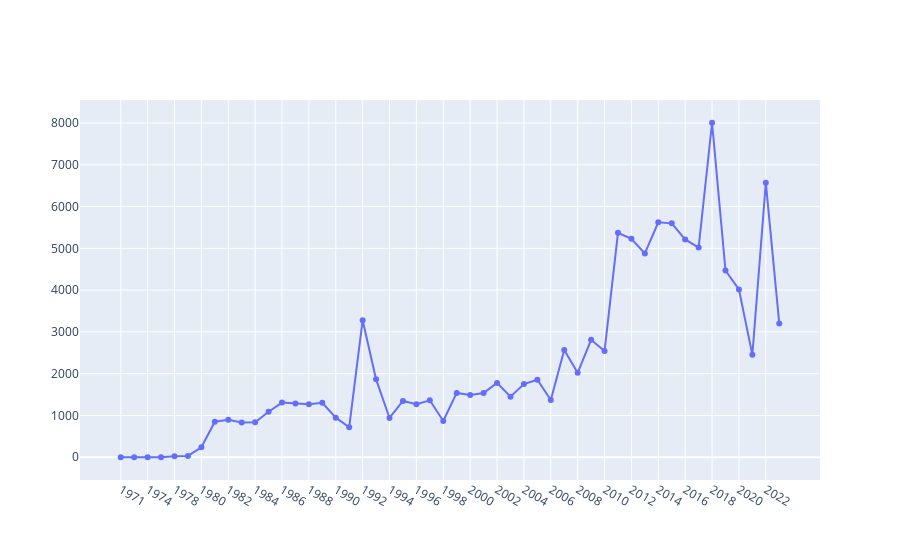

Notebook code cell kept with this figure:
### Code cell
fig = go.Figure()
fig.add_trace(
    go.Scatter(
        x = oui['ano_saida'],
        y = oui['status'],
        mode='lines+markers'
    )
)

### Figure 1 — Plotly figure (JSON) as saved in the notebook; plotly's stock layout.template omitted (floating-point values rounded to 4 significant figures)
{"data": [{"mode": "lines+markers", "type": "scatter", "x": ["1971", "1972", "1974", "1977", "1978", "1979", "1980", "1981", "1982", "1983", "1984", "1985", "1986", "1987", "1988", "1989", "1990", "1991", "1992", "1993", "1994", "1995", "1996", "1997", "1998", "1999", "2000", "2001", "2002", "2003", "2004", "2005", "2006", "2007", "2008", "2009", "2010", "2011", "2012", "2013", "2014", "2015", "2016", "2017", "2018", "2019", "2020", "2021", "2022", "2023"], "y": [1, 2, 1, 3, 27, 33, 239, 852, 898, 833, 837, 1089, 1309, 1289, 1272, 1304, 948, 720, 3280, 1865, 941, 1348, 1271, 1364, 869, 1540, 1493, 1536, 1780, 1451, 1752, 1855, 1371, 2569, 2021, 2811, 2542, 5372, 5229, 4877, 5624, 5598, 5214, 5018, 8006, 4471, 4018, 2452, 6571, 3203]}], "layout": {}}
